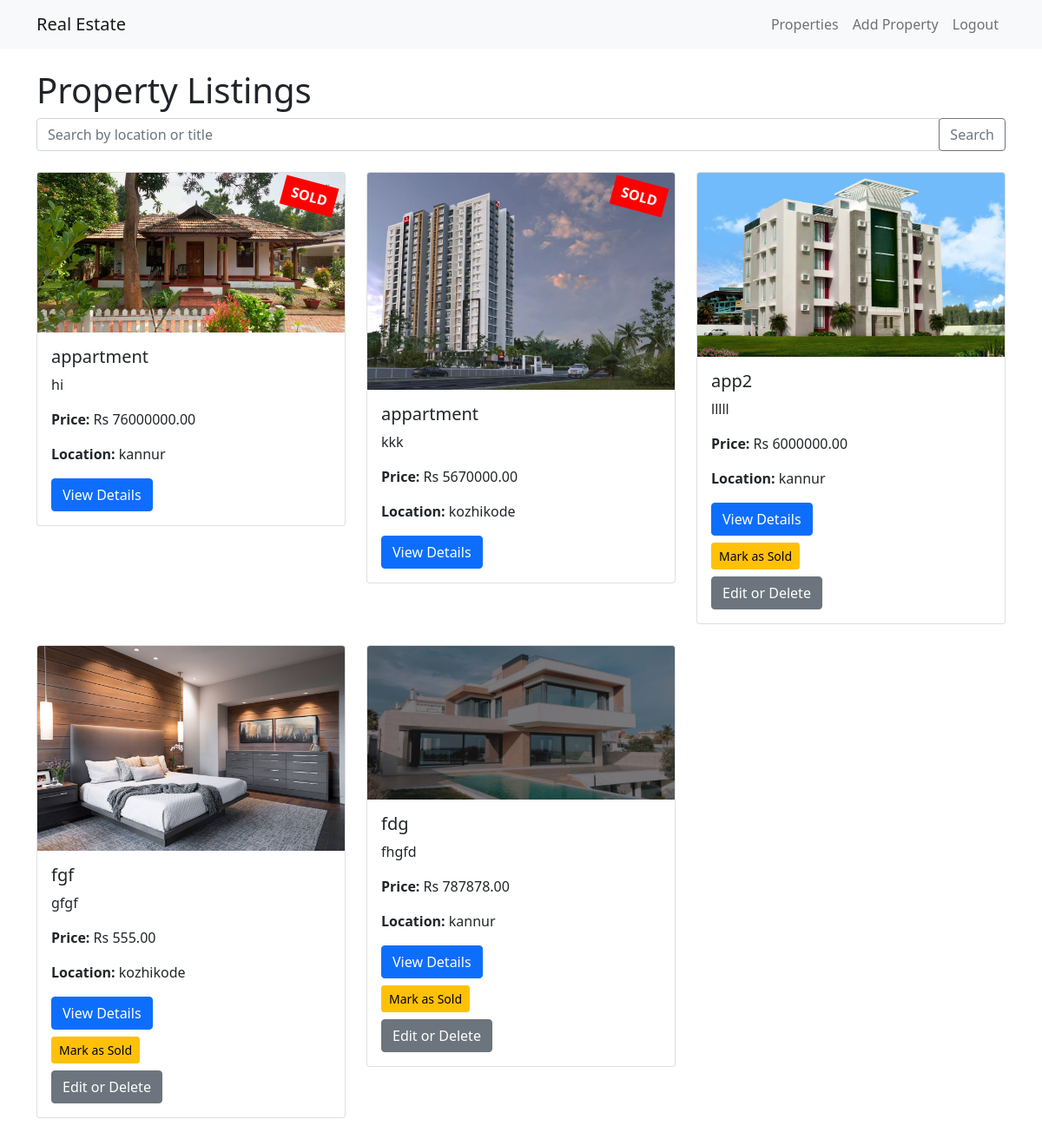
/property_list (signed in), run on the app's committed database.
### stage/models.py (models this page shows, shortened)
class Property(models.Model):
    title = models.CharField(max_length=200)
    description = models.TextField()
    price = models.DecimalField(max_digits=10, decimal_places=2)
    location = models.CharField(max_length=200)
    seller = models.ForeignKey(User, on_delete=models.CASCADE, related_name='properties')
    is_sold = models.BooleanField(default=False)
    created_at = models.DateTimeField(auto_now_add=True)
    image = models.ImageField(upload_to='property_images/', null=True, blank=True)

### stage/views.py (the view)
# urls.py: path('property_list', views.property_list, name='property_list'),
@login_required
def property_list(request):
    query = request.GET.get('q')
    if request.user.is_seller:
        properties = Property.objects.filter(seller=request.user)
    else:
        properties = Property.objects.all()
    if query:
        properties = properties.filter(
            Q(location__icontains=query) | Q(title__icontains=query)
        )
    return render(request, 'property_list.html', {'properties': properties, 'query': query})

### stage/templates/property_list.html (shortened to what this page needs)
{% extends 'base.html' %}
{% block content %}
<h1>Property Listings</h1>
<form method="get" action="{% url 'property_list' %}" class="mb-4">
    <div class="input-group">
        <input type="text" name="q" class="form-control" placeholder="Search by location or title" value="{{ query|default:'' }}">
        <div class="input-group-append">
            <button class="btn btn-outline-secondary" type="submit">Search</button>
        </div>
    </div>
</form>
<div class="row">
    {% for property in properties %}
    <div class="col-md-4 mb-4">
        <div class="card">
            {% if property.image %}
            <img src="{{ property.image.url }}" alt="{{ property.title }}" class="card-img-top">
            {% endif %}
            <div class="card-body">
                <h5 class="card-title">{{ property.title }}</h5>
                <p class="card-text">{{ property.description|truncatewords:20 }}</p>
                <p class="card-text"><strong>Price:</strong> Rs {{ property.price }}</p>
                <p class="card-text"><strong>Location:</strong> {{ property.location }}</p>
                <a href="{% url 'property_detail' property.pk %}" class="btn btn-primary">View Details</a>
                {% if property.is_sold %}
                <div class="sold-banner">SOLD</div>
                {% endif %}
                {% if user.is_seller and property.seller == user and not property.is_sold %}
                <form method="post" action="{% url 'mark_as_sold' property.pk %}" class="mt-2">
                    <button type="submit" class="btn btn-warning btn-sm">Mark as Sold</button>
                </form>
                <a href="{% url 'edit_or_delete_property' property.pk %}" class="btn btn-secondary mt-2">Edit or Delete</a>
                {% endif %}
            </div>
        </div>
    </div>
    {% empty %}
    <p>No properties available at the moment.</p>
    {% endfor %}
</div>
{% endblock %}

### stage/templates/base.html (shortened to what this page needs)
{% load static %}
<!DOCTYPE html>
<html lang="en">
<head>
    <link href="https://cdn.jsdelivr.net/npm/bootstrap@5.1.3/dist/css/bootstrap.min.css" rel="stylesheet">
</head>
<body>
    <nav class="navbar navbar-expand-lg navbar-light bg-light">
        <div class="container">
            <a class="navbar-brand" href="{% url 'home' %}">Real Estate</a>
            <div class="navbar-nav">
                {% if user.is_authenticated %}
                    <a class="nav-item nav-link" href="{% url 'property_list' %}">Properties</a>
                    {% if user.is_seller %}
                        <a class="nav-item nav-link" href="{% url 'create_property' %}">Add Property</a>
                    {% endif %}
                    <a class="nav-item nav-link" href="{% url 'logout' %}">Logout</a>
                {% else %}
                    <a class="nav-item nav-link" href="{% url 'login' %}">Login</a>
                    <a class="nav-item nav-link" href="{% url 'register_buyer' %}">Register as Buyer</a>
                    <a class="nav-item nav-link" href="{% url 'register_seller' %}">Register as Seller</a>
                {% endif %}
            </div>
        </div>
    </nav>
    <div class="container mt-4">
        {% block content %}
        {% endblock %}
    </div>
</body>
</html>

### stage/templates/property_list.html (style rules this page uses)
.card { position: relative; }
.sold-banner { position: absolute; top: 10px; right: 10px; background-color: red; color: white; padding: 5px 10px; font-weight: bold; transform: rotate(15deg); }

### data on the page
Property: image (picture), title "appartment", description "hi", price "76000000.00", location "kannur", is_sold "SOLD"
Property: image (picture), title "appartment", description "kkk", price "5670000.00", location "kozhikode", is_sold "SOLD"
Property: image (picture), title "app2", description "lllll", price "6000000.00", location "kannur", is_sold "Mark as Sold"
Property: image (picture), title "fgf", description "gfgf", price "555.00", location "kozhikode", is_sold "Mark as Sold"
Property: image (picture), title "fdg", description "fhgfd", price "787878.00", location "kannur", is_sold "Mark as Sold"
